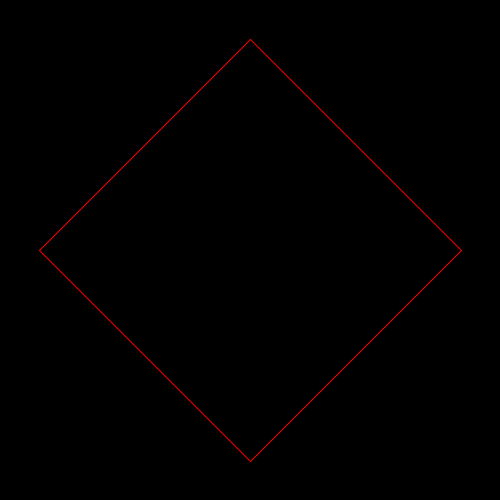
Frame 1 (no input)
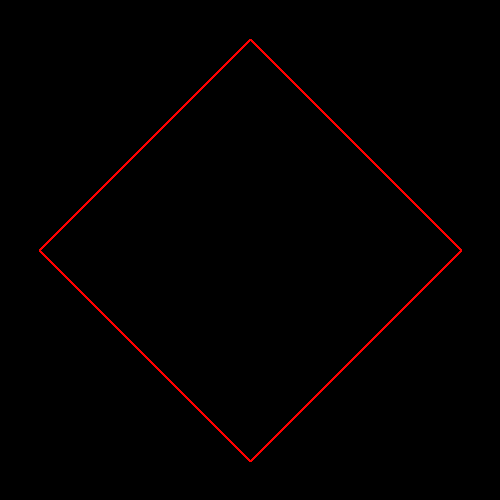
Frame 60 (the mouse pressed at the canvas centre just before this capture)
Frame 120 (the mouse held since frame 60 and released just before this capture): identical to frame 60, image omitted

The Processing sketch that drew these frames (run headless with seeded random() and noise(); from frame 60 on, the mouse is pressed at the canvas centre):

// Processing sketch: enlargening_square_sketch_1st_week
// ── enlargening_square_sketch_1st_week.pde
//variables
  //size increment
int z = (int)random(0,250);
  //x
int x1 = 200-z;
int x2 = 250;
int x3 = 300+z;
int x4 = 250;
  //y
int y1 = 250;
int y2 = 200-z;
int y3 = 250;
int y4 = 300+z;

//setup
void setup(){
  size(500,500);
  background(0);
}

//sketch
void draw(){
  //line colour
  stroke(255,0,0);
  //spade
  line(x1,y1,x2,y2);
  line(x2,y2,x3,y3);
  line(x3,y3,x4,y4);
  line(x4,y4,x1,y1);
}
